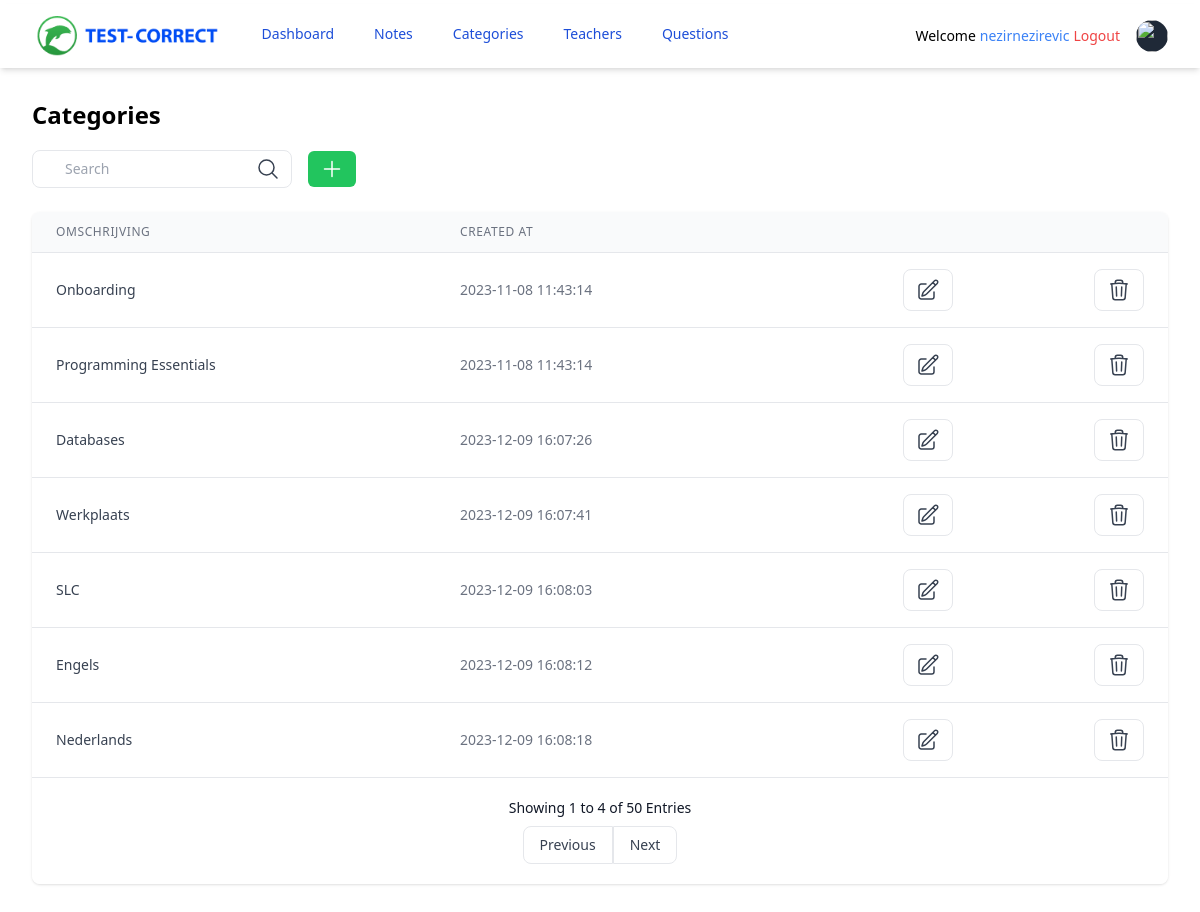
Screenshot of /categories/ (signed in) with the database file from the repository.
### tables this page shows
CREATE TABLE categories (
            category_id INTEGER PRIMARY KEY AUTOINCREMENT,
            omschrijving TEXT NOT NULL,
            date_created DATETIME DEFAULT CURRENT_TIMESTAMP);

### controllers/category_controller.py (the view)
@category_page.route("/")
def categories():
    if "user" in session:
        category_model = CategoryModel(DATABASE_FILE)
        username = session["user"]
        select_categories = category_model.get_all_categories()
        return render_template(
            "category/categories.html.j2",
            categories=select_categories,
            username=username,
        )
    return redirect(url_for("login"))

### models/category_model.py (called while the page is built)
    def __get_cursor(self):
        connection = sqlite3.connect(self.dbpath)
        cursor = connection.cursor()
        cursor.row_factory = sqlite3.Row
        return cursor

    def get_all_categories(self):
        cursor = self.__get_cursor()
        cursor.execute("SELECT * FROM categories")
        return cursor.fetchall()

### templates/category/categories.html.j2 (shortened to what this page needs)
{% extends "index.html.j2" %}
{% block content %}
<div class="mx-auto max-w-7xl px-2 sm:px-6 lg:px-8">
    <div class="py-8">
        <div class="mb-5">
            <h2 class="text-2xl font-semibold leading-tight">Categories</h2>
        </div>
        <div class="my-2 flex sm:flex-row flex-col">
            <div class="block relative">
                <form action="{{ url_for('category.search_category') }}" method="POST">
                    <label>
                    <input placeholder="Search"
                        name="search_value" class="appearance-none rounded-e-lg rounded-s-lg border border-gray-200 border-b block pl-8 pr-6 py-2 w-full bg-white placeholder-gray-400 text-gray-700 focus:bg-white focus:placeholder-gray-600 focus:text-gray-700 focus:outline-none" />
                    </label>
                    <span class="h-full absolute inset-y-0 right-0 flex items-center pl-2">
                        <button
                            type="submit"
                            class="hover:bg-gray-100 rounded-s-none rounded-e-lg text-gray-700 rounded-md px-3 py-1.5 transition duration-500 ease select-none hover:bg-gray-200 focus:outline-none focus:shadow-outline"
                            >
                            <svg xmlns="http://www.w3.org/2000/svg" fill="none" viewBox="0 0 24 24" stroke-width="1.5" stroke="currentColor" class="w-6 h-6">
                                <path stroke-linecap="round" stroke-linejoin="round" d="M21 21l-5.197-5.197m0 0A7.5 7.5 0 105.196 5.196a7.5 7.5 0 0010.607 10.607z"></path>
                            </svg>
                        </button>
                    </span>
                </form>
            </div>
            <div class="block relative">
                <span class="h-full absolute inset-y-0 left-0 flex items-center pl-2">
                    <form action="{{ url_for('category.create_category') }}">
                        <button
                            type="submit"
                            class="border-green-500 bg-green-500 text-white rounded-md px-3 py-1.5 m-2 transition duration-500 ease select-none hover:bg-green-600 focus:outline-none focus:shadow-outline"
                            >
                            <svg xmlns="http://www.w3.org/2000/svg" fill="none" viewBox="0 0 24 24" stroke-width="1.5" stroke="currentColor" class="w-6 h-6">
                                <path stroke-linecap="round" stroke-linejoin="round" d="M12 4.5v15m7.5-7.5h-15"></path>
                            </svg>
                        </button>
                    </form>
                </span>
            </div>
        </div>
        <div class="-mx-4 sm:-mx-8 px-4 sm:px-8 py-4 overflow-x-auto">
            <div class="inline-block min-w-full shadow rounded-lg overflow-hidden">
                <table class="min-w-full divide-y divide-gray-200 text-sm">
                    <thead class="bg-gray-50">
                        <tr>
                            <th scope="col" class="px-6 py-3 text-xs text-left font-medium text-gray-500 uppercase tracking-wider">
                                Omschrijving
                            </th>
                            <th scope="col" class="px-6 py-3 text-xs text-left font-medium text-gray-500 uppercase tracking-wider">
                                Created at
                            </th>
                            <th scope="col" class="relative px-6 py-3">
                            </th>
                            <th scope="col" class="relative px-6 py-3">
                            </th>
                        </tr>
                    </thead>
                    <tbody class="bg-white divide-y divide-gray-200">
                        {% if result | length != 0 %}
                        {% for category in result %}
                        <tr>
                            <td class="px-6 py-4 whitespace-nowrap text-gray-700">
                                {{ category.omschrijving }}
                            </td>
                            <td class="px-6 py-4 whitespace-nowrap text-gray-500">
                                {{ category.date_created }}
                            </td>
                            <td class="px-6 py-4 whitespace-nowrap text-right font-medium">
                                <form action="{{ url_for('category.category', category_id=category.category_id) }}" method="POST">
                                    <input type="hidden" name="category_id" value="{{ category.category_id }}" >
                                    <button type="submit" class="hover:bg-gray-100 border text-gray-700 py-2 px-3 rounded-s-lg rounded-e-lg">
                                        <svg xmlns="http://www.w3.org/2000/svg" fill="none" viewBox="0 0 24 24" stroke-width="1.5" stroke="currentColor" class="w-6 h-6">
                                            <path stroke-linecap="round" stroke-linejoin="round" d="M16.862 4.487l1.687-1.688a1.875 1.875 0 112.652 2.652L10.582 16.07a4.5 4.5 0 01-1.897 1.13L6 18l.8-2.685a4.5 4.5 0 011.13-1.897l8.932-8.931zm0 0L19.5 7.125M18 14v4.75A2.25 2.25 0 0115.75 21H5.25A2.25 2.25 0 013 18.75V8.25A2.25 2.25 0 015.25 6H10"></path>
                                        </svg>
                                    </button>
                                </form>
                            </td>
                            <td class="px-6 py-4 whitespace-nowrap text-right font-medium">
                                <form action="{{ url_for('category.delete_category')}}" method="POST">
                                    <input type="hidden" value="{{ category.category_id }}" name="category_id">
                                    <button type="submit" class="hover:bg-gray-100 border text-gray-700 py-2 px-3 rounded-s-lg rounded-e-lg">
                                        <svg xmlns="http://www.w3.org/2000/svg" fill="none" viewBox="0 0 24 24" stroke-width="1.5" stroke="currentColor" class="w-6 h-6">
                                            <path stroke-linecap="round" stroke-linejoin="round" d="M14.74 9l-.346 9m-4.788 0L9.26 9m9.968-3.21c.342.052.682.107 1.022.166m-1.022-.165L18.16 19.673a2.25 2.25 0 01-2.244 2.077H8.084a2.25 2.25 0 01-2.244-2.077L4.772 5.79m14.456 0a48.108 48.108 0 00-3.478-.397m-12 .562c.34-.059.68-.114 1.022-.165m0 0a48.11 48.11 0 013.478-.397m7.5 0v-.916c0-1.18-.91-2.164-2.09-2.201a51.964 51.964 0 00-3.32 0c-1.18.037-2.09 1.022-2.09 2.201v.916m7.5 0a48.667 48.667 0 00-7.5 0"></path>
                                        </svg>
                                    </button>
                                </form>
                            </td>
                        </tr>
                        {% endfor %}
                        {% else %}
                        {% for category in categories %}
                        <tr>
                            <td class="px-6 py-4 whitespace-nowrap text-gray-700">
                                {{ category.omschrijving }}
                            </td>
                            <td class="px-6 py-4 whitespace-nowrap text-gray-500">
                                {{ category.date_created }}
                            </td>
                            <td class="px-6 py-4 whitespace-nowrap text-right font-medium">
                                <form action="{{ url_for('category.category', category_id=category.category_id) }}" method="POST">
                                    <button type="submit" class="hover:bg-gray-100 border text-gray-700 py-2 px-3 rounded-s-lg rounded-e-lg">
                                    </button>
                                </form>
                            </td>
                            <td class="px-6 py-4 whitespace-nowrap text-right font-medium">
                                <form action="{{ url_for('category.delete_category')}}" method="POST">
                                    <button type="submit" class="hover:bg-gray-100 border text-gray-700 py-2 px-3 rounded-s-lg rounded-e-lg">
                                    </button>
                                </form>
                            </td>
                        </tr>
                        {% endfor %}
                        {% endif %}
                    </tbody>
                </table>
                <div
                    class="px-5 py-5 bg-white border-t flex flex-col xs:flex-row items-center xs:justify-between">
                    <span class="text-gray-900">
                    Showing 1 to 4 of 50 Entries
                    </span>
                    <div class="inline-flex mt-2 xs:mt-0">
                        <button
                            class="hover:bg-gray-100 border text-gray-700 py-2 px-4 rounded-s-lg">
                        Previous
                        </button>
                        <button
                            class="hover:bg-gray-100 border text-gray-700 py-2 px-4 rounded-e-lg">
                        Next
                        </button>
                    </div>
                </div>
            </div>
        </div>
    </div>
</div>
{% endblock %}

### rows the page displays
categories: omschrijving "Onboarding", date_created "2023-11-08 11:43:14"
categories: omschrijving "Programming Essentials", date_created "2023-11-08 11:43:14"
categories: omschrijving "Databases", date_created "2023-12-09 16:07:26"
categories: omschrijving "Werkplaats", date_created "2023-12-09 16:07:41"
categories: omschrijving "SLC", date_created "2023-12-09 16:08:03"
categories: omschrijving "Engels", date_created "2023-12-09 16:08:12"
categories: omschrijving "Nederlands", date_created "2023-12-09 16:08:18"

### other values shown
{{ username }} "nezirnezirevic"
